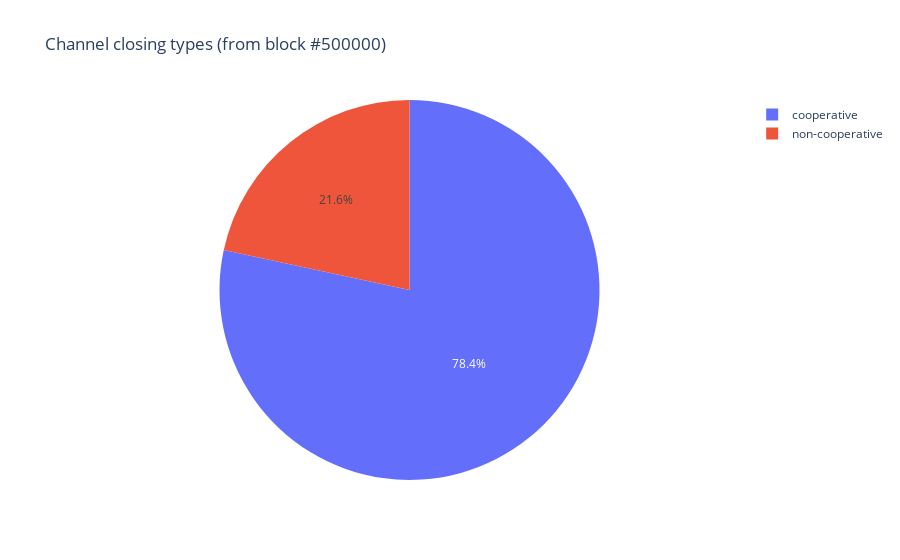
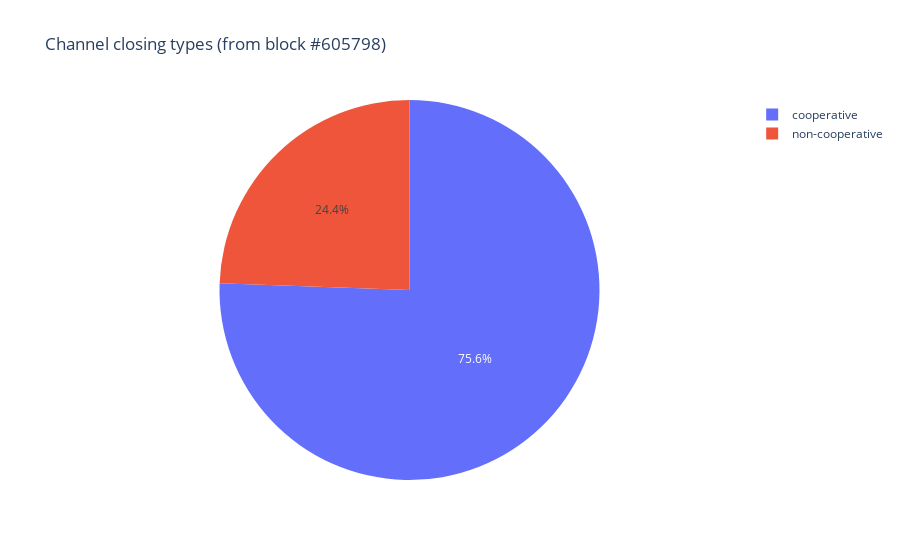

Write notebook code for charts like these, in order.
### Code cell
potential_channel_closing_types = [{"type": "cooperative", "count": len(raw_channel_data)-len(uncooperative_closed_channels)}, {"type": "non-cooperative", "count": len(uncooperative_closed_channels)}]
potential_channel_closing_types_from_snapshot_begin = [{"type": "cooperative", "count": len(potential_onchain_ln_tx_from_snapshot_begin)-len(uncooperative_closed_channels_from_snapshot_begin)}, {"type": "non-cooperative", "count": len(uncooperative_closed_channels_from_snapshot_begin)}]

fig = px.pie(potential_channel_closing_types, values='count', names='type', title="Channel closing types (from block #500000)")
fig.show()

fig = px.pie(potential_channel_closing_types_from_snapshot_begin, values='count', names='type', title="Channel closing types (from block #605798)")
fig.show()

### Figure 1 — Plotly figure (JSON) as saved in the notebook; plotly's stock layout.template omitted (floating-point values rounded to 4 significant figures)
{"data": [{"domain": {"x": [0.0, 1.0], "y": [0.0, 1.0]}, "hoverlabel": {"namelength": 0}, "hovertemplate": "type=%{label}<br>count=%{value}", "labels": ["cooperative", "non-cooperative"], "legendgroup": "", "name": "", "showlegend": true, "type": "pie", "values": [152953, 42205]}], "layout": {"legend": {"tracegroupgap": 0}, "title": {"text": "Channel closing types (from block #500000)"}}}

### Figure 2 — Plotly figure (JSON) as saved in the notebook; plotly's stock layout.template omitted (floating-point values rounded to 4 significant figures)
{"data": [{"domain": {"x": [0.0, 1.0], "y": [0.0, 1.0]}, "hoverlabel": {"namelength": 0}, "hovertemplate": "type=%{label}<br>count=%{value}", "labels": ["cooperative", "non-cooperative"], "legendgroup": "", "name": "", "showlegend": true, "type": "pie", "values": [14245, 4604]}], "layout": {"legend": {"tracegroupgap": 0}, "title": {"text": "Channel closing types (from block #605798)"}}}
